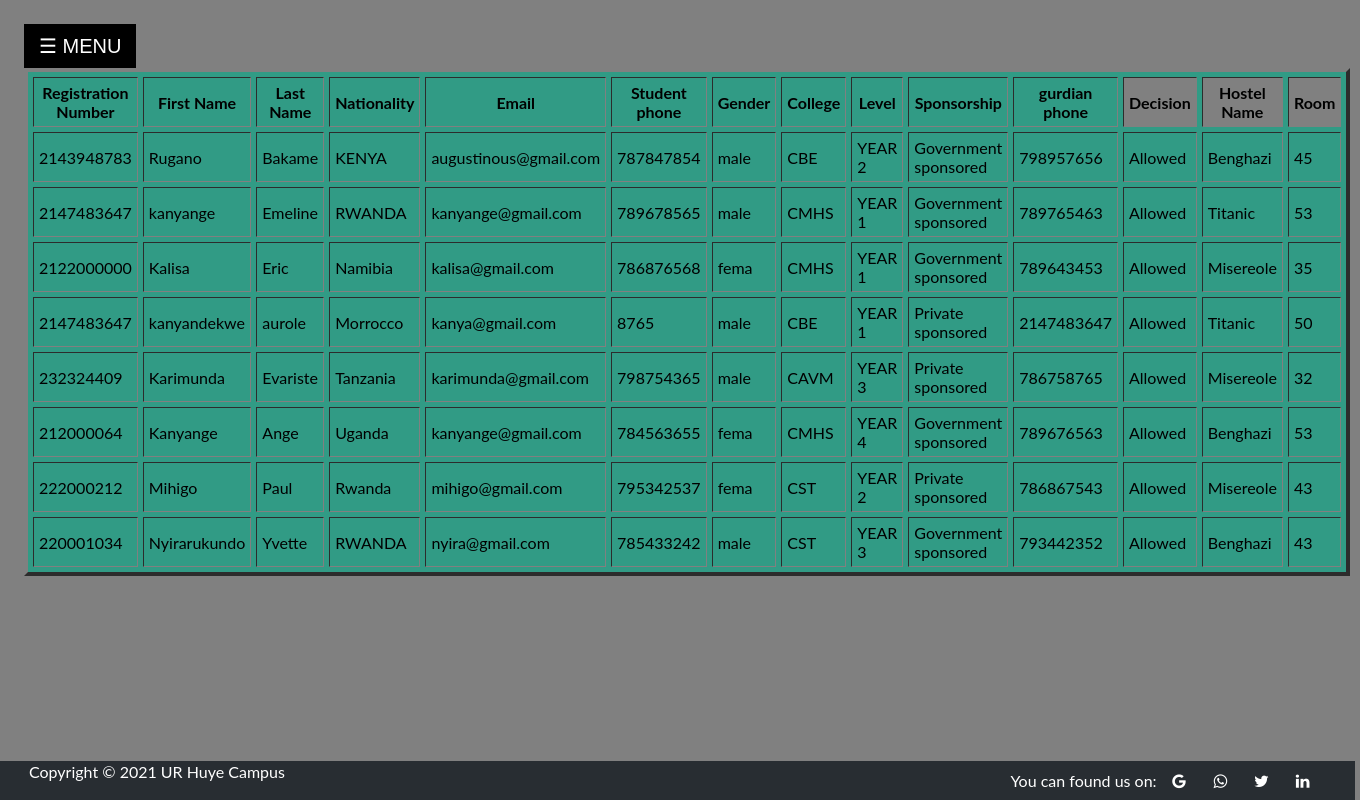
The page /retrieve2.php on the database its author committed.
### tables this page shows
CREATE TABLE `applied` (
  `Id` int(255) NOT NULL,
  `Reg_number` int(255) NOT NULL,
  `firstname` varchar(25) NOT NULL,
  `lastname` varchar(25) NOT NULL,
  `nationality` varchar(30) NOT NULL,
  `email` varchar(50) NOT NULL,
  `phonenumber` int(10) NOT NULL,
  `birthdate` date NOT NULL,
  `gender` varchar(10) NOT NULL,
  `college` varchar(20) NOT NULL,
  `level` varchar(255) NOT NULL,
  `sponsorship` varchar(50) NOT NULL,
  `guardian_phone` int(10) NOT NULL,
  `Decision` varchar(30) NOT NULL,
  `hostel_name` varchar(120) NOT NULL,
  `appl_date` timestamp NOT NULL DEFAULT current_timestamp() ON UPDATE current_timestamp(),
  `room` int(11) NOT NULL
);

### retrieve2.php (the view, shortened to what this page needs)
	<!DOCTYPE html>
	<html>
	<head>
	 	</head>
	<body>
<?php
include('sidenav.php');
include('connect.php');
$sql = "SELECT * FROM applied WHERE decision='Allowed'";
$result = mysqli_query($conn,$sql);
if(!$result) {
	 echo "Something is wrong".mysqli_error($con);}
	 else{?>
<table border="4"cellpadding="5" cellspacing="5" style="width: 80%;">
			   <tr>
	 	          <th>Registration Number</th>
	 	            <th>First Name</th>
				  <th>Last Name</th>
				  <th>Nationality</th>
				  <th>Email</th>
				  <th>Student phone</th>
				  <th>Gender</th>
				  <th>College</th>
				  <th>Level</th>
				  <th>Sponsorship</th>
				  <th>gurdian phone</th>
				  <th  style="background-color:gray;">Decision</th>
				  <th  style="background-color:gray;">Hostel Name</th>
				  <th  style="background-color:gray;">Room</th>
			   </tr>
			<?php
    while($row = mysqli_fetch_assoc($result)) {?>
<tr>
	<td><?php echo $row["Reg_number"]; ?></td>
   <td><?php echo $row["firstname"]; ?></td>
   <td><?php echo $row["lastname"]; ?></td>
   <td><?php echo $row["nationality"]; ?></td>
   <td><?php echo $row["email"]; ?></td>
   <td><?php echo $row["phonenumber"]; ?></td>
   <td><?php echo $row["gender"]; ?></td>
   <td><?php echo $row["college"]; ?></td>
     <td><?php echo $row["level"]; ?></td>
   <td><?php echo $row["sponsorship"]; ?></td>
   <td><?php echo $row["guardian_phone"]; ?></td>
   <td><?php echo $row["Decision"]; ?></td>
   <td><?php echo $row["hostel_name"]; ?></td>
   <td><?php echo $row["room"]; ?></td>
  </tr>
				<?php
			}
			echo "</table>";
	   }
?>
<?php
include('footer.php');
?>
</body>
	</html>

### sidenav.php (shortened to what this page needs)
<html>
  <head>
  </head>
<body>
<div id="main">
  <button class="openbtn" onclick="openNav()">☰ MENU</button>

### footer.php (shortened to what this page needs)
<head>
<link rel="stylesheet" href="https://cdnjs.cloudflare.com/ajax/libs/font-awesome/4.7.0/css/font-awesome.min.css">
</head>
<div class="fixed-footer" style="margin-top: 720px;">
    <div class="container">Copyright &copy; 2021 UR Huye Campus
         <font style="float: right;"> You can found us on:
        <a href="#" class="fa fa-google"></a>
        <a href="#" class="fa fa-whatsapp"></a>
        <a href="#" class="fa fa-twitter"></a>
        <a href="#" class="fa fa-linkedin"></a>
    </font>
</div>
  </div>
</div>

### retrieve2.php (style rules this page uses)
table { background-color:rgb(49, 155, 133); }
body { background-color: gray; }

### sidenav.php (style rules this page uses)
.openbtn { font-size: 20px; cursor: pointer; background-color:black; color: white; padding: 10px 15px; border: none; }
#main { transition: margin-left .5s; padding: 16px; }

### footer.php (style rules this page uses)
body { font-family: "Lato", sans-serif; }
.fixed-footer { width: 100%; position: fixed; background: lightskyblue; padding: 1px 0; color: #fff; }
.fixed-footer { background-color: #282d32; bottom: 0px; right:5px; }
.container { width:95%; margin: 0 auto; }
.fa { padding: 6px; text-align: center; margin: 5px 5px 5px 5px; font-size: 10px; width: 15px; height: 15px; border-radius: 30px; text-decoration: none; color: #fff; }

### rows shown on the page
applied: Reg_number "2143948783", firstname "Rugano", lastname "Bakame", nationality "KENYA", email "augustinous@gmail.com", phonenumber "787847854", gender "male", college "CBE", level "YEAR 2", sponsorship "Government sponsored", guardian_phone "798957656", Decision "Allowed", hostel_name "Benghazi", room "45"
applied: Reg_number "2147483647", firstname "kanyange", lastname "Emeline", nationality "RWANDA", email "kanyange@gmail.com", phonenumber "789678565", gender "male", college "CMHS", level "YEAR 1", sponsorship "Government sponsored", guardian_phone "789765463", Decision "Allowed", hostel_name "Titanic", room "53"
applied: Reg_number "2122000000", firstname "Kalisa", lastname "Eric", nationality "Namibia", email "kalisa@gmail.com", phonenumber "786876568", gender "fema", college "CMHS", level "YEAR 1", sponsorship "Government sponsored", guardian_phone "789643453", Decision "Allowed", hostel_name "Misereole", room "35"
applied: Reg_number "2147483647", firstname "kanyandekwe", lastname "aurole", nationality "Morrocco", email "kanya@gmail.com", phonenumber "8765", gender "male", college "CBE", level "YEAR 1", sponsorship "Private sponsored", guardian_phone "2147483647", Decision "Allowed", hostel_name "Titanic", room "50"
applied: Reg_number "232324409", firstname "Karimunda", lastname "Evariste", nationality "Tanzania", email "karimunda@gmail.com", phonenumber "798754365", gender "male", college "CAVM", level "YEAR 3", sponsorship "Private sponsored", guardian_phone "786758765", Decision "Allowed", hostel_name "Misereole", room "32"
applied: Reg_number "212000064", firstname "Kanyange", lastname "Ange", nationality "Uganda", email "kanyange@gmail.com", phonenumber "784563655", gender "fema", college "CMHS", level "YEAR 4", sponsorship "Government sponsored", guardian_phone "789676563", Decision "Allowed", hostel_name "Benghazi", room "53"
applied: Reg_number "222000212", firstname "Mihigo", lastname "Paul", nationality "Rwanda", email "mihigo@gmail.com", phonenumber "795342537", gender "fema", college "CST", level "YEAR 2", sponsorship "Private sponsored", guardian_phone "786867543", Decision "Allowed", hostel_name "Misereole", room "43"
applied: Reg_number "220001034", firstname "Nyirarukundo", lastname "Yvette", nationality "RWANDA", email "nyira@gmail.com", phonenumber "785433242", gender "male", college "CST", level "YEAR 3", sponsorship "Government sponsored", guardian_phone "793442352", Decision "Allowed", hostel_name "Benghazi", room "43"
